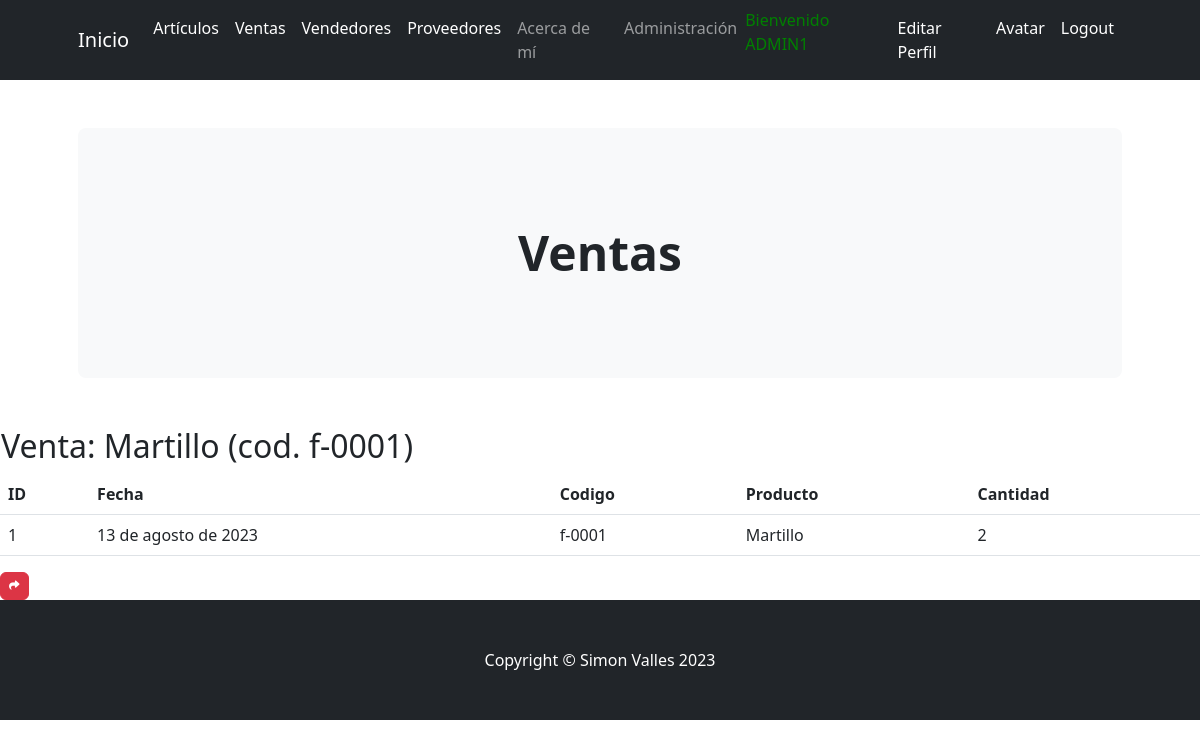
/aplicacion/detail_venta/1/ (signed in), run on the app's committed database.
### aplicacion/models.py (models this page shows)
class Ventas(models.Model):
    fecha = models.DateField()
    codigo = models.CharField(max_length=50)
    producto = models.CharField(max_length=50)
    cantidad = models.IntegerField()
    def __str__(self):
        return f"{self.producto} (cod. {self.codigo})"

### aplicacion/views.py (the view)
# urls.py: path('detail_venta/<int:pk>/', VentaDetail.as_view(), name="detail_venta"),
class VentaDetail(LoginRequiredMixin, DetailView):
    model = Ventas

### aplicacion/templates/aplicacion/ventas_detail.html (shortened to what this page needs)
{% extends 'aplicacion/base.html' %}
{% load static %}
{% block cabecera %}Ventas{% endblock cabecera %}
{% block contenido %}
<table>
    <tr>
        <td><h2>Venta: {{object}}</h2></td>
    </tr>
</table>
<table class="table">
    <thead>
        <tr>
            <th>ID</th>
            <th>Fecha</th>
            <th>Codigo</th>
            <th>Producto</th>
            <th>Cantidad</th>
        </tr>
    </thead>
    <tbody>
        <tr>
            <td>{{ object.id }}</td>
            <td>{{ object.fecha }}</td>
            <td>{{ object.codigo }}</td>
            <td>{{ object.producto }}</td>
            <td>{{ object.cantidad }}</td>
        </tr>
    </tbody>
</table>
<a
href="{% url 'ventas' %}"
class="btn btn-danger"
style="--bs-btn-padding-y: .25rem; --bs-btn-padding-x: .5rem; --bs-btn-font-size: .75rem;"
>
</a>
{% endblock contenido %}

### aplicacion/templates/aplicacion/base.html (shortened to what this page needs)
<!DOCTYPE html>
<html lang="en">
    <head>
        {% load static %}
        <link href="https://cdn.jsdelivr.net/npm/bootstrap-icons@1.4.1/font/bootstrap-icons.css" rel="stylesheet" />
        <link rel="stylesheet" href="https://cdnjs.cloudflare.com/ajax/libs/font-awesome/6.4.0/css/all.min.css">
        <link href="{% static 'aplicacion/css/styles.css' %}" rel="stylesheet" />
    </head>
    <body>
        <nav class="navbar navbar-expand-lg navbar-dark bg-dark">
            <div class="container px-lg-5">
                <a class="navbar-brand" href="{% url 'inicio' %}">Inicio</a>
                <div class="collapse navbar-collapse" id="navbarSupportedContent">
                    <ul class="navbar-nav ms-auto mb-2 mb-lg-0">
                {% if user.is_authenticated %}
                        <li class="nav-item"><a class="nav-link active" aria-current="page" href="{% url 'articulos' %}">Artículos</a></li>
                        <li class="nav-item"><a class="nav-link active" aria-current="page" href="{% url 'ventas' %}">Ventas</a></li>
                        <li class="nav-item"><a class="nav-link active" aria-current="page" href="{% url 'vendedores' %}">Vendedores</a></li>
                        <li class="nav-item"><a class="nav-link active" aria-current="page" href="{% url 'proveedores' %}">Proveedores</a></li>
                        <li class="nav-item"><a class="nav-link" href="{% url 'about' %}">Acerca de mí</a></li>
                        <li class="nav-item"><a class="nav-link" aria-current="page" href="{% url 'admin:index' %}">Administración</a></li>
                        <p style="color:green">Bienvenido {{ user.username|upper}}</p>
                        <li class="nav-item"><a class="nav-link active" aria-current="page" href="{% url 'editar_perfil' %}">Editar Perfil</a></li>
                        <li class="nav-item"><a class="nav-link active" aria-current="page" href="{% url 'agregar_avatar' %}">Avatar</a></li>
                        <li class="nav-item"><a class="nav-link active" aria-current="page" href="{% url 'logout' %}">Logout</a></li>
                {% else %}
                        <li class="nav-item"><a class="nav-link active" aria-current="page" href="{% url 'register' %}">Registrarse</a></li>
                        <li class="nav-item"><a class="nav-link active" aria-current="page" href="{% url 'login' %}">Login</a></li>
                {% endif %}
                    </ul>
                </div>
            </div>
        </nav>
        <header class="py-5">
            <div class="container px-lg-5">
                <div class="p-4 p-lg-5 bg-light rounded-3 text-center">
                    <div class="m-4 m-lg-5">
                        <h1 class="display-5 fw-bold">
                            {% block cabecera %}{% endblock cabecera %}
                        </h1>
                    </div>
                </div>
            </div>
        </header>
        {% block contenido %}{% endblock contenido %}
        {% if user.is_authenticated %}
        <footer class="py-5 bg-dark">
            <div class="container"><p class="m-0 text-center text-white">Copyright &copy; Simon Valles 2023</p></div>
        </footer>
        {% endif %}
    </body>
</html>

### data on the page
Ventas: producto+codigo "Martillo (cod. f-0001)", id "1", fecha "13 de agosto de 2023", codigo "f-0001", producto "Martillo", cantidad "2"

### other printed values
{{ user.username|upper }} "ADMIN1"
